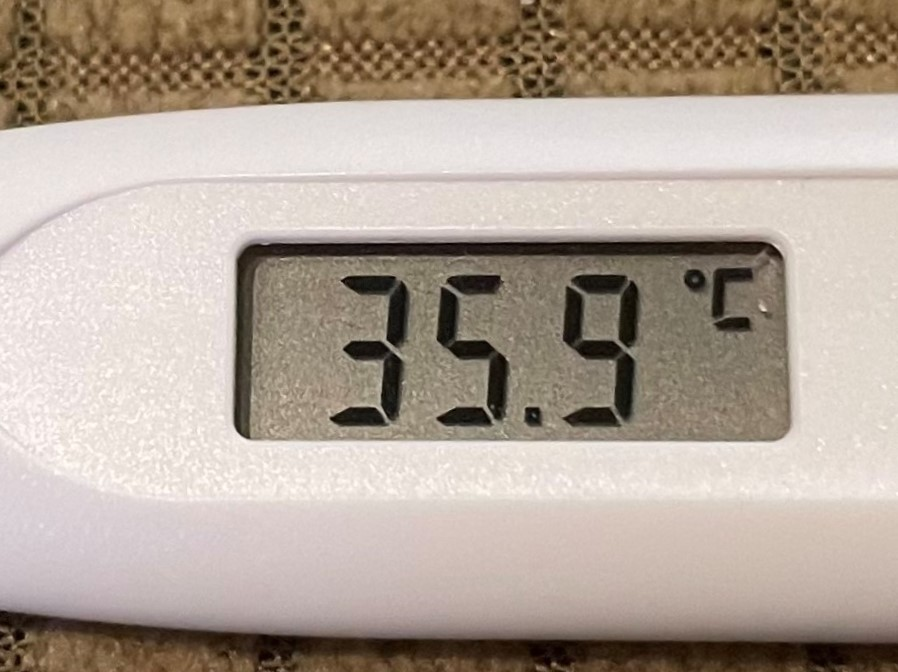
#> input picture 2.jpg, 898 x 672 px
$ python main.py
#> lines starting #> are read from the running program, lines starting #| are printed output that depends on the picture; after the words box and inside, x2 and y2 are one past the last pixel; in counts of white or black regions, pixels touching at a corner belong together
# Import necessary libraries
import cv2
from imutils.perspective import four_point_transform
from imutils import contours
import imutils
# At the beginning of your script, add this line:
import numpy as np

# Define mapping from seven-segment display states to digits
DIGITS_LOOKUP = {
    (1, 1, 1, 0, 1, 1, 1): 0,
    (0, 0, 1, 0, 0, 1, 0): 1,
    (1, 0, 1, 1, 1, 1, 0): 2,
    (1, 0, 1, 1, 0, 1, 1): 3,
    (0, 1, 1, 1, 0, 1, 0): 4,
    (1, 1, 0, 1, 0, 1, 1): 5,
    (1, 1, 0, 1, 1, 1, 1): 6,
    (1, 0, 1, 0, 0, 1, 0): 7,
    (1, 1, 1, 1, 1, 1, 1): 8,
    (1, 1, 1, 1, 0, 1, 1): 9
}
# DIGITS_LOOKUP[(1, 1, 1, 0, 0, 0, 1)] = '特殊符号'  # 这里的元组需要根据实际识别的结果来填写

# Load the example image
print("1. Loading example image...")
image = cv2.imread("2.jpg")
#> image is the input picture: shape (672, 898, 3); mean B, G, R 151.2, 163.2, 176.6
cv2.imshow("Example Image", image)
cv2.waitKey(0)

# Preprocess the image
print("2. Preprocessing image...")
image = imutils.resize(image, height=500)
#> image: shape (500, 668, 3)
gray = cv2.cvtColor(image, cv2.COLOR_BGR2GRAY)
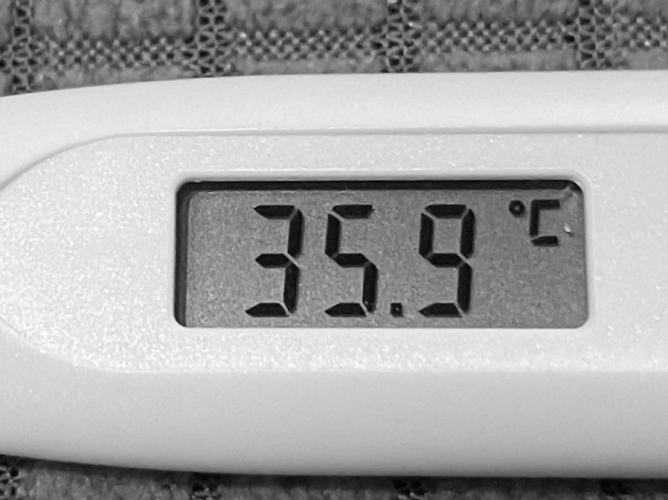
#> gray: shape (500, 668); min 4, max 252, mean 165.9
blurred = cv2.GaussianBlur(gray, (5, 5), 0)
edged = cv2.Canny(blurred, 50, 200, 255)
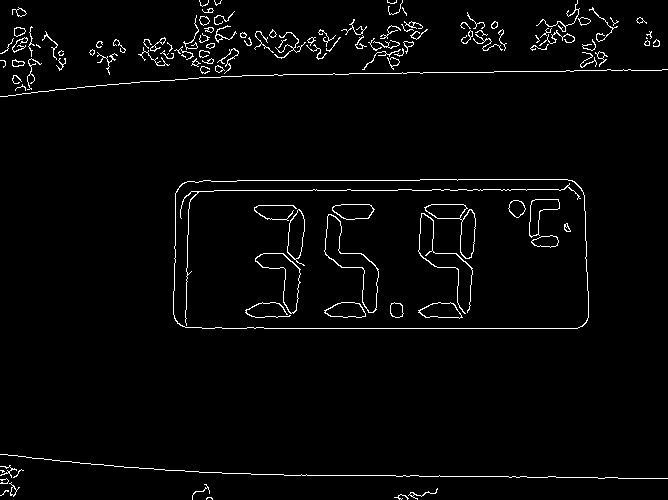
#> edged: shape (500, 668); 2.6% white in thin lines or dots
cv2.imshow("Edged Image", edged)
cv2.waitKey(0)

# Find contours of the display region
print("3. Finding contours of the display region...")
cnts = cv2.findContours(edged.copy(), cv2.RETR_EXTERNAL,
                        cv2.CHAIN_APPROX_SIMPLE)
#> cnts = 103 contours, 75 with area under 20; largest, box (x1, y1, x2, y2) and area: (173, 179, 589, 329) 60765, (14, 27, 26, 37) 74, (199, 16, 210, 26) 64, (578, 17, 591, 26) 60, (12, 59, 25, 67) 58
cnts = imutils.grab_contours(cnts)
cnts = sorted(cnts, key=cv2.contourArea, reverse=True)
displayCnt = None

# Iterate over contours
for c in cnts:
    peri = cv2.arcLength(c, True)
    approx = cv2.approxPolyDP(c, 0.02 * peri, True)

    if len(approx) == 4:
        displayCnt = approx
        break
#> this loop made 1 pass
#> (peri, displayCnt) on pass 1: (1108.5, [[584, 195], [187, 181], [174, 318], [577, 328]])


# 假设displayCnt是找到的四个点
displayCnt = displayCnt.reshape(4, 2)
# 对四个点进行排序，以保证透视变换后图像不会旋转
rect = np.zeros((4, 2), dtype="float32")

# 计算左上、右上、右下和左下的点
# 这是基于点的x+y和x-y值
s = displayCnt.sum(axis=1)
#> s = [779, 368, 492, 905]
rect[0] = displayCnt[np.argmin(s)]
rect[2] = displayCnt[np.argmax(s)]

diff = np.diff(displayCnt, axis=1)
#> diff = [-389, -6, 144, -249]
rect[1] = displayCnt[np.argmin(diff)]
rect[3] = displayCnt[np.argmax(diff)]

# 透视变换
warped = four_point_transform(gray, rect)
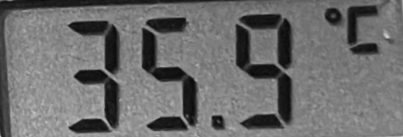
#> warped: shape (137, 403); min 7, max 208, mean 109.6
output = four_point_transform(image, rect)


# Extract and apply perspective transform to the display region
print("4. Extracting and applying perspective transform to the display region...")
# warped = four_point_transform(gray, displayCnt.reshape(4, 2))
# output = four_point_transform(image, displayCnt.reshape(4, 2))
cv2.imshow("Warped Image", warped)
cv2.imshow("Output Image", output)
cv2.waitKey(0)

# Threshold and apply morphological operations to the display region
print("5. Thresholding and applying morphological operations to the display region...")
# thresh = cv2.threshold(warped, 0, 255, cv2.THRESH_BINARY_INV | cv2.THRESH_OTSU)[1]
# 修改后的代码，设定固定阈值：
THRESHOLD_VALUE = 100  # 需要根据实际情况调整这个值
thresh = cv2.threshold(warped, THRESHOLD_VALUE, 255, cv2.THRESH_BINARY_INV)[1]
#> thresh: shape (137, 403); 24.3% white; 34 white regions (18 under 20 px), largest, box (x1, y1, x2, y2) and area: (0, 0, 283, 137) 2567, (235, 24, 293, 125) 1793, (142, 28, 198, 127) 1713

# 调整形态学操作：
# 形态学操作的目的是清理图像，但是过度的操作可能会破坏数字。减少操作的强度可能有助于保留数字的完整性。
kernel = cv2.getStructuringElement(cv2.MORPH_ELLIPSE, (1, 2))  # 更小的核可能会更好
thresh = cv2.morphologyEx(thresh, cv2.MORPH_OPEN, kernel)
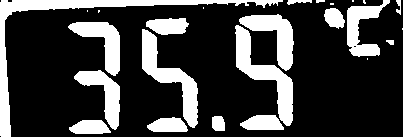
#> thresh: shape (137, 403); 24.8% white; 25 white regions (8 under 20 px)
cv2.imshow("Thresholded Image", thresh)
cv2.waitKey(0)

# 在检测轮廓之前确保至少有一些轮廓被发现
if len(cnts) == 0:
    print("No contours found after thresholding and morphological operations.")
    exit()  # 如果没有轮廓，则退出程序

# Find contours of the digit regions
print("6. Finding contours of the digit regions...")
cnts, _ = cv2.findContours(thresh.copy(), cv2.RETR_EXTERNAL, cv2.CHAIN_APPROX_SIMPLE)
#> cnts = 25 contours, 9 with area under 20; largest, box (x1, y1, x2, y2) and area: (0, 0, 283, 137) 2407, (235, 25, 293, 126) 1660, (142, 29, 198, 128) 1584, (239, 14, 294, 71) 1205, (68, 22, 120, 76) 1096
contour_image = image.copy()
cv2.drawContours(contour_image, cnts, -1, (0, 255, 0), 2)  # Draw all the contours in green
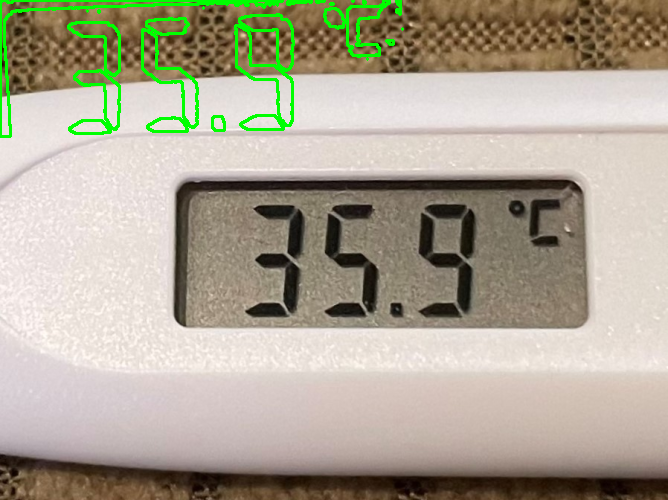
#> contour_image: shape (500, 668, 3); mean B, G, R 148.3, 166.2, 172.6
cv2.imshow("Contour Image", contour_image)
cv2.waitKey(0)

# 检查图像是否需要旋转，以纠正方向
# 这里的角度angle需要根据实际情况调整
angle = 0  # 这个角度需要你根据图像实际旋转的角度来设定
(h, w) = output.shape[:2]
#> h = 137; w = 403
center = (w // 2, h // 2)
#> center = (201, 68)
M = cv2.getRotationMatrix2D(center, angle, 1.0)
#> M = [[1, 0, 0], [0, 1, 0]]
rotated = cv2.warpAffine(output, M, (w, h))

# 显示旋转后的图像
cv2.imshow("Rotated Image", rotated)
cv2.waitKey(0)


# Iterate over digit region contours
digitCnts = []
for c in cnts:
    (x, y, w, h) = cv2.boundingRect(c)
    # if w >= 15 and (h >= 60 and h <= 125): # TODO: REFINE THIS NUM
    if (w >= 10 and w <= 60) and (h >= 10 and h <= 180):  # 这里的值需要根据实际情况进行调整  #3.这个调完有点用
    # if w >= 5 and (h >= 30 and h <= 150):  #不行
        digitCnts.append(c)
#> this loop made 25 passes
#> (x, y, w, h) on passes 1, 2, 3, 4, 5, 7, 8, 10, 11, 12, 13, 16: (69, 120, 42, 14), (147, 117, 41, 15), (212, 116, 13, 15), (240, 115, 44, 15), (74, 70, 46, 60), (386, 40, 8, 5), (142, 29, 56, 99), (235, 25, 58, 101), (68, 22, 52, 54), (146, 18, 43, 17), (239, 14, 55, 57), (324, 8, 21, 21)
#> (c, x, y, w, h) on passes 6, 9, 14, 15, 17, 18: ([[367, 58], [367, 59]], 367, 58, 1, 2), ([[402, 28], [402, 29]], 402, 28, 1, 2), ([[98, 10], [98, 12], [99, 11], [99, 10]], 98, 10, 2, 3), ([[87, 10], [87, 11]], 87, 10, 1, 2), ([[203, 7], [203, 8]], 203, 7, 1, 2), ([[330, 3], [330, 4], [333, 4], [333, 3]], 330, 3, 4, 2)
#> after the loop, digitCnts = 12 contours; largest, box (x1, y1, x2, y2) and area: (235, 25, 293, 126) 1660, (142, 29, 198, 128) 1584, (239, 14, 294, 71) 1205, (68, 22, 120, 76) 1096, (74, 70, 120, 130) 992

# Sort digit contours from left to right
digitCnts = contours.sort_contours(digitCnts, method="left-to-right")[0]
digits = []

# Iterate over each digit
print("7. Current seven-segment display state:")
for c in digitCnts:
    (x, y, w, h) = cv2.boundingRect(c)
    roi = thresh[y:y + h, x:x + w]
    (roiH, roiW) = roi.shape
    (dW, dH) = (int(roiW * 0.25), int(roiH * 0.15))
    dHC = int(roiH * 0.05)
    segments = [
        ((0, 0), (w, dH)),  # top
        ((0, 0), (dW, h // 2)),  # top-left
        ((w - dW, 0), (w, h // 2)),  # top-right
        ((0, (h // 2) - dHC), (w, (h // 2) + dHC)),  # center
        ((0, h // 2), (dW, h)),  # bottom-left
        ((w - dW, h // 2), (w, h)),  # bottom-right
        ((0, h - dH), (w, h))  # bottom
    ]
    on = [0] * len(segments)

    # Iterate over each segment of the seven-segment display
    for (i, ((xA, yA), (xB, yB))) in enumerate(segments):
        segROI = roi[yA:yB, xA:xB]
        total = cv2.countNonZero(segROI)
        area = (xB - xA) * (yB - yA)
        # Check if the area is zero and skip if it is
        if area == 0:
            print("Segment area is zero, which may indicate an issue with segment ROI extraction.")
            continue  # Skip this segment and continue with the next

        SEGMENT_ON_THRESHOLD = 0.3  # This value may need to be adjusted based on your image
        if total / float(area) > SEGMENT_ON_THRESHOLD:
            on[i] = 1


        # 原代码中的判断条件：
        # if total / float(area) > 0.47:

        # 修改建议，调整比例：检查七段显示的识别逻辑：
        # 您当前的逻辑是用一个固定的比例来确定一个段是否是“开”。您可能需要调整这个比例，或者考虑实现更复杂的逻辑，例如考虑到各个段之间的相对亮度。
        SEGMENT_ON_THRESHOLD = 0.3  # 需要根据实际情况调整这个值  #大于0.5就不行了  0.01-0.25显示8   0.3显示9  0.4显示x
        if total / float(area) > SEGMENT_ON_THRESHOLD:
            on[i] = 1

    # Find the digit and draw on the output image
    try:
        print("Number:", on)
        digit = DIGITS_LOOKUP[tuple(on)]
        digits.append(digit)
        # Display the digit area
        cv2.rectangle(output, (x, y), (x + w, y + h), (0, 255, 0), 1) # Green color for recognized digits
        cv2.putText(output, str(digit), (x - 10, y - 10),
                    cv2.FONT_HERSHEY_SIMPLEX, 0.65, (0, 255, 0), 2)
    except KeyError:
        print(KeyError);
        digit = 'x'
        digits.append(digit)
        cv2.rectangle(output, (x, y), (x + w, y + h), (0, 0, 255), 1)  # Red color for unrecognized digits
        cv2.putText(output, str(digit), (x - 10, y - 10),
                    cv2.FONT_HERSHEY_SIMPLEX, 0.65, (0, 0, 255), 2)
#> this loop made 12 passes
#> (x, y, w, h, roiH, roiW, dW, dH) on passes 1 to 12: (68, 22, 52, 54, 54, 52, 13, 8), (69, 120, 42, 14, 14, 42, 10, 2), (74, 70, 46, 60, 60, 46, 11, 9), (142, 29, 56, 99, 99, 56, 14, 14), (146, 18, 43, 17, 17, 43, 10, 2), (147, 117, 41, 15, 15, 41, 10, 2), (212, 116, 13, 15, 15, 13, 3, 2), (235, 25, 58, 101, 101, 58, 14, 15), (239, 14, 55, 57, 57, 55, 13, 8), (240, 115, 44, 15, 15, 44, 11, 2), (324, 8, 21, 21, 21, 21, 5, 3), (347, 0, 43, 57, 57, 43, 10, 8)
#> (printed output is left out)
#> pass 1, `roi = thresh[y:y + h, x:x + w]`:
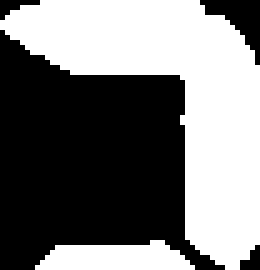
#> roi: shape (54, 52) (shown 5 times larger); 47.3% white; 2 white regions, box (x1, y1, x2, y2) and area: (0, 0, 52, 54) 1185, (7, 48, 39, 54) 142
#> after the loop:
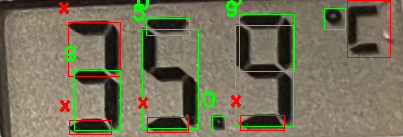
#> output: shape (137, 403, 3); mean B, G, R 88.7, 111.6, 116.5
#> after the loop, digits = ['x', 'x', 9, 5, 0, 'x', 0, 9, 8, 'x', 6, 'x']

# Display recognition results
print("8. Recognized digits:", digits)
#| 8. Recognized digits: ['x', 'x', 9, 5, 0, 'x', 0, 9, 8, 'x', 6, 'x']
cv2.imshow("Input", image)
cv2.imshow("Output", output)
cv2.waitKey(0)
